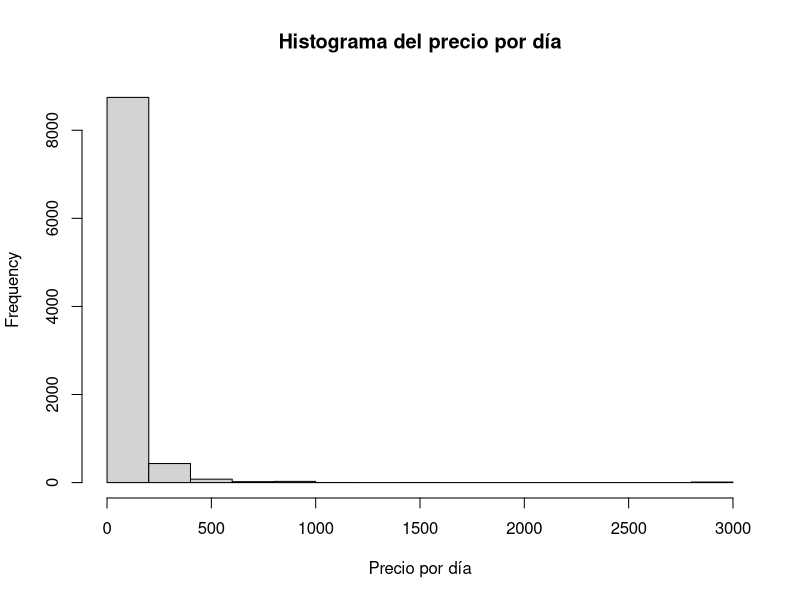
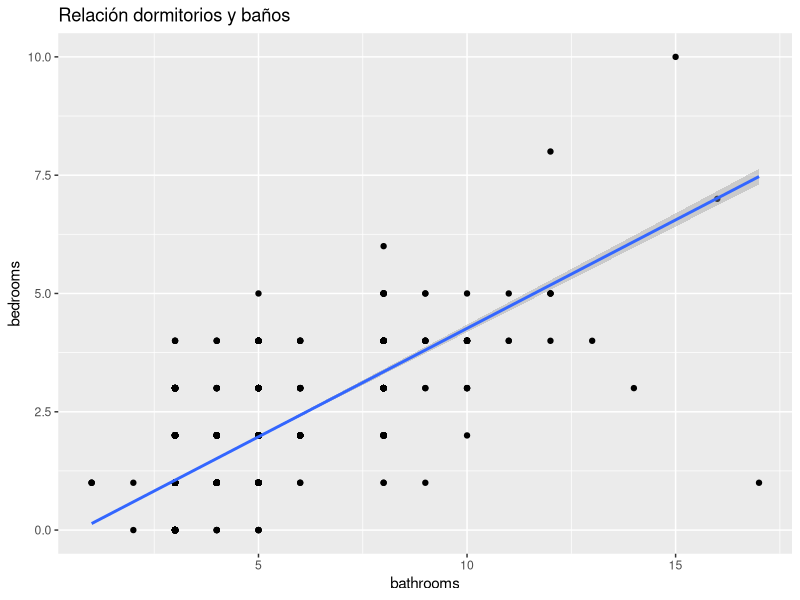
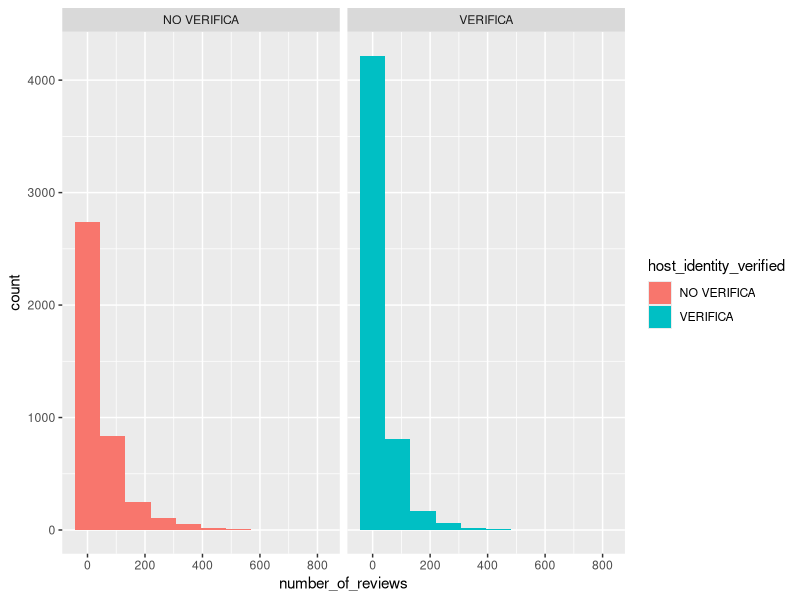
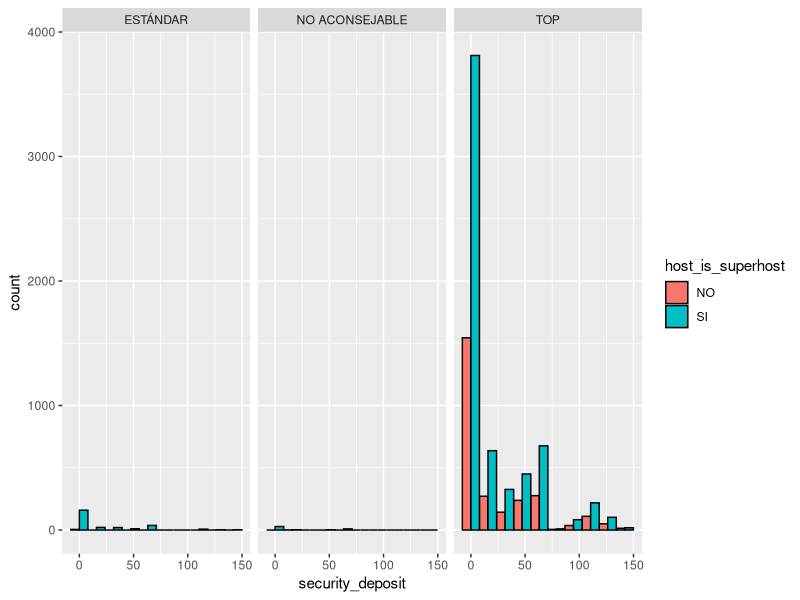
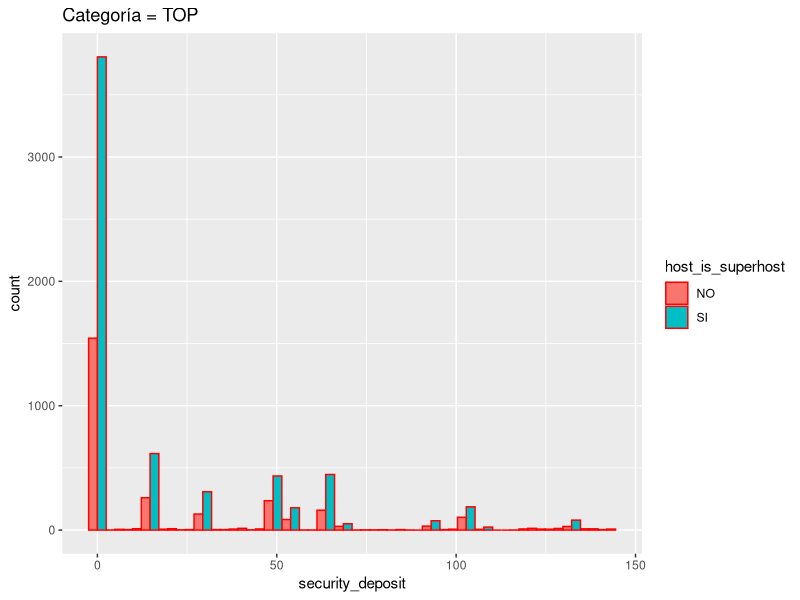
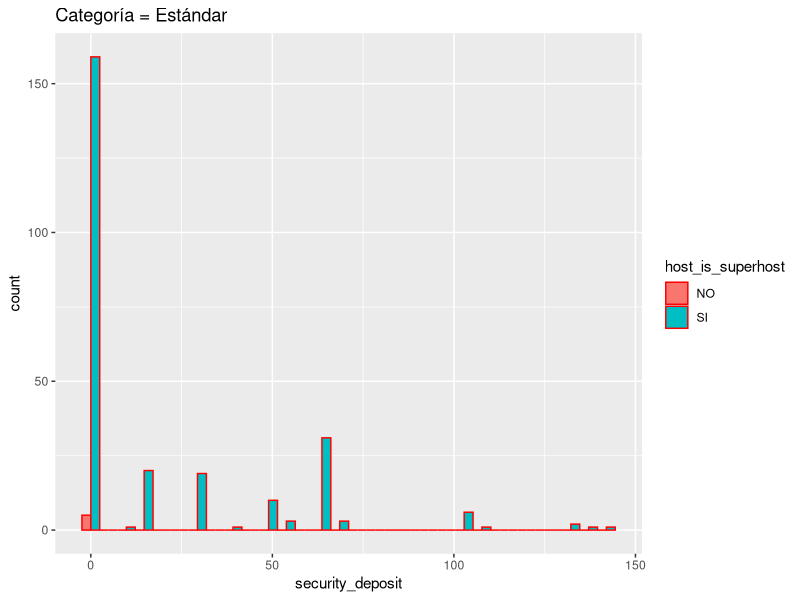
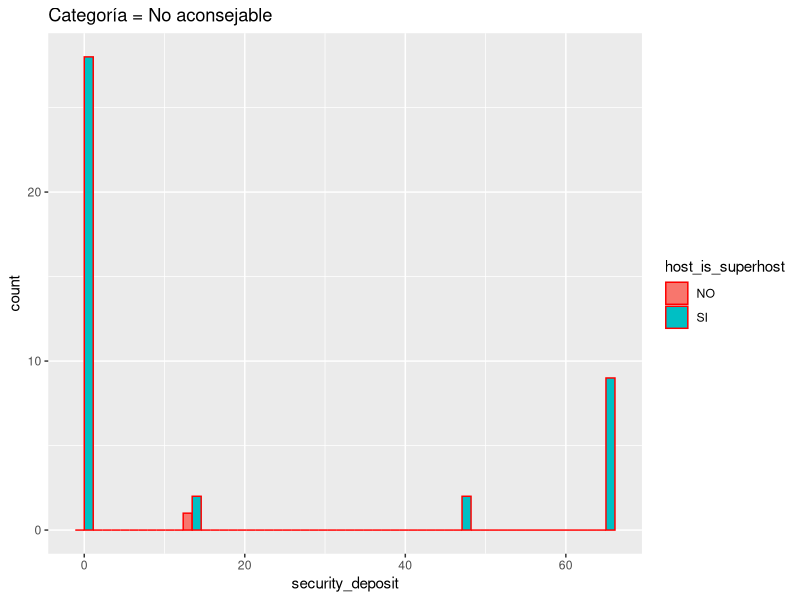

The R source for these figures, in order:
## ---- chunk 1
df <- read.csv('Airbnb_Milan.csv', sep = ',')

df
## ---- chunk 2
df_red <- df[c('host_is_superhost', 'host_identity_verified', 'bathrooms', 'bedrooms', 'daily_price', 'security_deposit', 'minimum_nights', 'number_of_reviews', 'review_scores_rating')]
df_red
## ---- chunk 3
# Aquí usé la función mutate con el parámetro recode, no la propia función recode, pero el resultado no debería variar...
# install.packages("tidyr")
# install.packages("dplyr")

library(tidyr)
library(dplyr)
df_red <- df_red %>% mutate(host_is_superhost=recode(host_is_superhost, '0'='SI', '1'='NO')) # Ojo, no tener instalado libreria Car
df_red$host_is_superhost <- factor(df_red$host_is_superhost)

df_red
## ---- chunk 4
df_red <- df_red %>% mutate(host_identity_verified=recode(host_identity_verified, '0'='VERIFICA', '1'='NO VERIFICA'))

df_red$host_identity_verified <- factor(df_red$host_identity_verified)
df_red
## ---- chunk 5
summary(df_red)
## ---- chunk 6
df_red[df_red$minimum_nights<=7,] # No voy a usar más el dataframe filtrado para ejercicios próximos, usaré el sin filtrar
## ---- chunk 7
df_red %>% group_by(host_identity_verified) %>% summarise(mean = mean(daily_price))
## ---- chunk 8
df_red %>% group_by(host_is_superhost) %>% summarise(Media_resenas = mean(number_of_reviews), N_resenas_tot = sum(number_of_reviews))
## ---- chunk 9
df_red %>% group_by(host_is_superhost) %>% summarise(N_resenas = mean(review_scores_rating))
## ---- chunk 10
df_red[df_red$review_scores_rating<50,'CATEGORÍA'] = 'NO ACONSEJABLE'
df_red[(49<df_red$review_scores_rating) & (df_red$review_scores_rating<76),'CATEGORÍA'] = 'ESTÁNDAR'
df_red[(75<df_red$review_scores_rating) & (df_red$review_scores_rating<101),'CATEGORÍA'] = 'TOP'
df_red
## ---- chunk 11
table(df_red['CATEGORÍA'])
## ---- chunk 12
hist(df_red[,'daily_price'], main = 'Histograma del precio por día', xlab = 'Precio por día')
## ---- chunk 13
# install.packages("ggplot2")
library(ggplot2)
## ---- chunk 14
ggplot(df_red) +
geom_point(mapping = aes(bathrooms, bedrooms)) +
geom_smooth(mapping = aes(bathrooms, bedrooms), method = 'lm') +
ggtitle('Relación dormitorios y baños')

## ---- chunk 15
ggplot(df_red, mapping = aes(number_of_reviews)) +
geom_histogram(aes(fill=host_identity_verified), bins=10)+
facet_wrap( ~ host_identity_verified)
## ---- chunk 16
ggplot(df_red, mapping = aes(security_deposit)) +
geom_histogram(mapping = aes(security_deposit, fill = host_is_superhost), color = "black", position = 'dodge', bins=10)+
facet_wrap( ~ CATEGORÍA)
## ---- chunk 17
df_top = df_red[df_red$CATEGORÍA == 'TOP',]
df_est = df_red[df_red$CATEGORÍA == 'ESTÁNDAR',]
df_no_ac = df_red[df_red$CATEGORÍA == 'NO ACONSEJABLE',]

## ---- chunk 18
ggplot(df_top) +
geom_histogram(mapping = aes(security_deposit, fill = host_is_superhost), color = "red", position = 'dodge' ) +
ggtitle('Categoría = TOP')
## ---- chunk 19
ggplot(df_est) +
geom_histogram(mapping = aes(security_deposit, fill = host_is_superhost), color = "red", position = 'dodge' ) +
ggtitle('Categoría = Estándar')
## ---- chunk 20
ggplot(df_no_ac) +
geom_histogram(mapping = aes(security_deposit, fill = host_is_superhost), color = "red", position = 'dodge' ) +
ggtitle('Categoría = No aconsejable')
